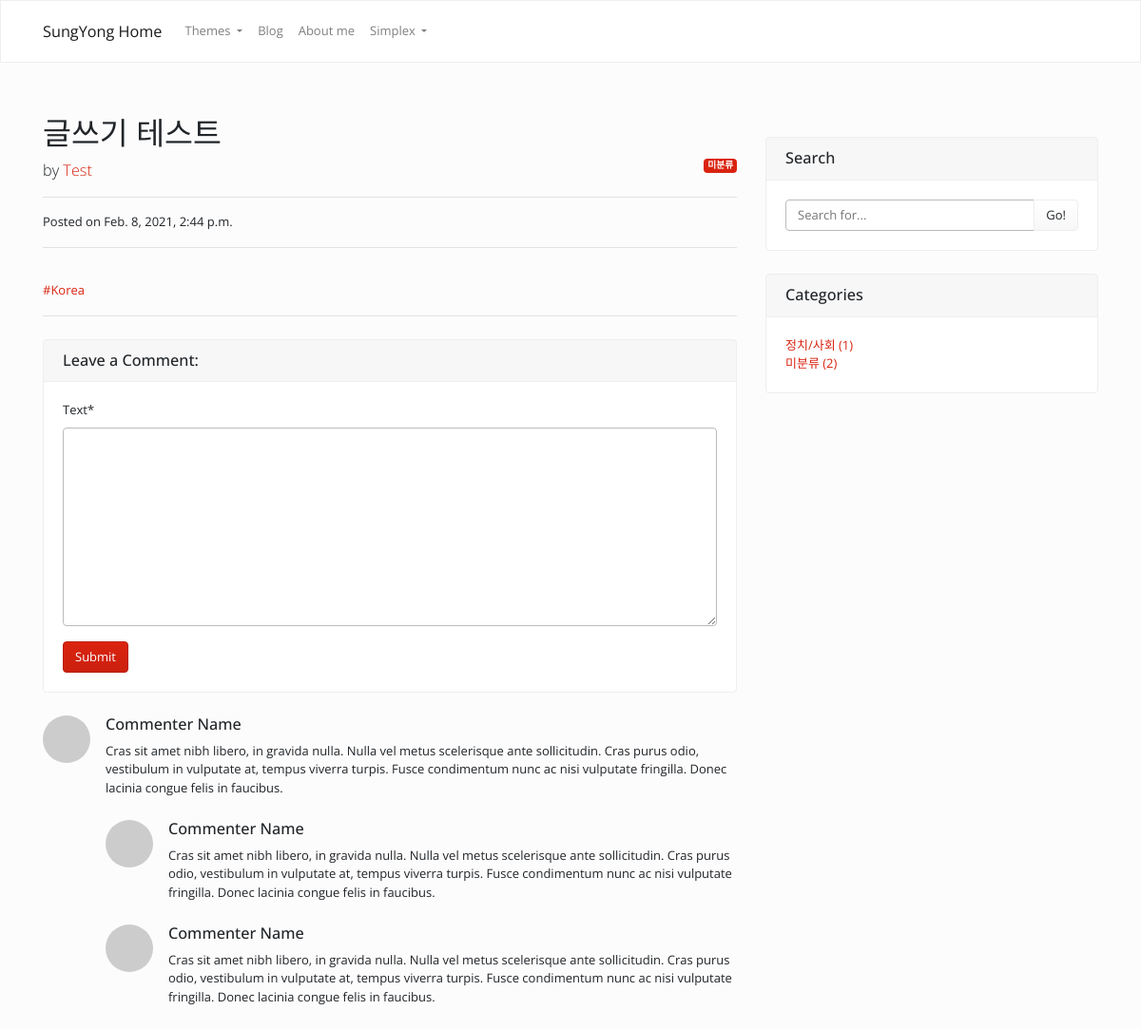
The page /blog/7/ on the database as committed earlier.
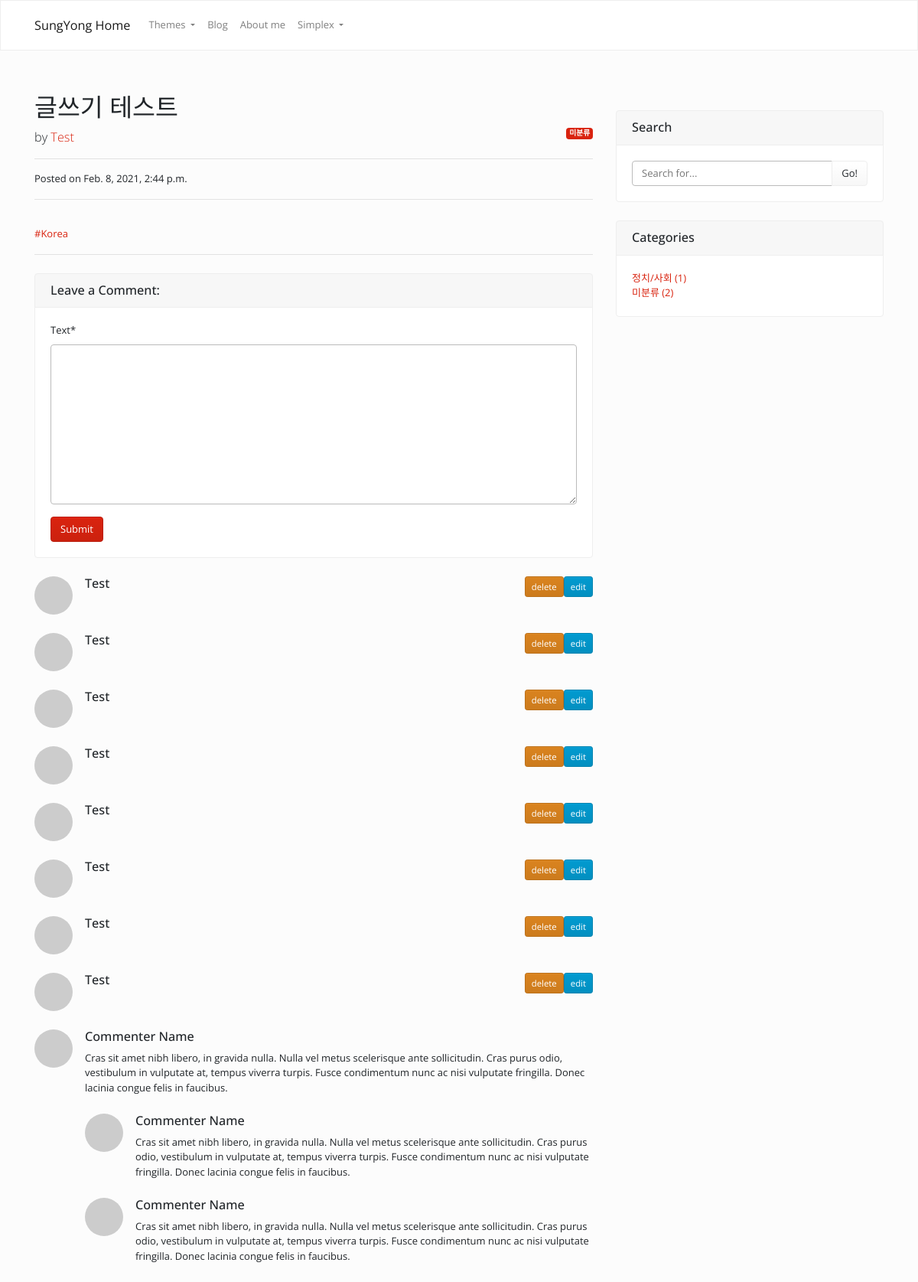
The same page on the database as committed later.
### blog/models.py (models this page shows, shortened)
class Tag(models.Model):
    name = models.CharField(max_length=40, unique=True)
    slug = models.SlugField(unique=True, allow_unicode=True)
    def __str__(self):
        return self.name
    def get_absolute_url(self):
        return '/blog/tag/{}/'.format(self.slug)

class Category(models.Model):
    name = models.CharField(max_length=25, unique=True)
    description = models.TextField(blank=True)
    slug = models.SlugField(unique=True, allow_unicode=True)
    def get_absolute_url(self):
        return '/blog/category/{}/'.format(self.slug)
    class Meta:
        verbose_name_plural = 'categories'

class Comment(models.Model):
    post = models.ForeignKey(Post, on_delete=models.CASCADE)
    text = MarkdownxField()
    author = models.ForeignKey(User, on_delete=models.CASCADE)
    def get_markdown_content(self):
        return markdown(self.text)

### blog/views.py (the view)
# urls.py: path('<int:pk>/', views.PostDetail.as_view()),
class PostDetail(DetailView):
    model = Post
    def get_context_data(self, *, object_list=None, **kwargs):
        context = super(PostDetail, self).get_context_data(**kwargs)
        context['category_list'] = Category.objects.all()
        context['posts_without_category'] = Post.objects.filter(category=None).count()
        context['comment_form'] = CommentForm()
        return context

### blog/forms.py
class CommentForm(forms.ModelForm):
    class Meta:
        model = Comment
        fields = ('text',)

### blog/models.py (called while the page is built)
    def get_absolute_url(self):
        return '/blog/{}/'.format(self.pk)

    def get_markdown_content(self):
        return markdown(self.content)

### blog/templates/blog/post_detail.html (shortened to what this page needs)
{% extends 'blog/base.html' %}
{% load crispy_forms_tags %}
{% block content %}
<h1>{{ object.title }}</h1>
{% if object.category %}
  <span class="badge badge-primary float-right">{{ object.category }}</span>
{% else %}
  <span class="badge badge-primary float-right">미분류</span>
{% endif %}
<p class="lead">
  by
  <a href="#">{{ object.author.username }}</a>
</p>
<hr>
<p>Posted on {{ object.created }}</p>
<hr>
<br/>
{% for tag in object.tags.all %}
    <a href="{{ tag.get_absolute_url }}">#{{tag}}</a>
{% endfor %}
<hr>
<div class="card my-4">
  <h5 class="card-header">Leave a Comment:</h5>
  <div class="card-body">
    <form method="post" action="{{ object.get_absolute_url }}new_comment/">{% csrf_token %}
      <div class="form-group">
        {{ comment_form | crispy }}
      </div>
      <button type="submit" class="btn btn-primary">Submit</button>
    </form>
  </div>
</div>
<div id="comment-list">
    {% for comment in object.comment_set.all %}
    <div class="media mb-4" id="comment-id-{{ comment.pk }}">
      <img class="d-flex mr-3 rounded-circle" src="http://placehold.it/50x50" alt="">
      <div class="media-body">
        <button class="btn btn-sm btn-info float-right">edit</button>
        <button class="btn btn-sm btn-warning float-right">delete</button>
        <h5 class="mt-0">{{ comment.author }} <small class="text-muted">{{ comment.created_at }}</small></h5>
      </div>
    </div>
    {% endfor %}
</div>
<div class="media mb-4">
  <img class="d-flex mr-3 rounded-circle" src="http://placehold.it/50x50" alt="">
  <div class="media-body">
    <h5 class="mt-0">Commenter Name</h5>
    Cras sit amet nibh libero, in gravida nulla. Nulla vel metus scelerisque ante sollicitudin. Cras purus odio, vestibulum in vulputate at, tempus viverra turpis. Fusce condimentum nunc ac nisi vulputate fringilla. Donec lacinia congue felis in faucibus.
    <div class="media mt-4">
      <img class="d-flex mr-3 rounded-circle" src="http://placehold.it/50x50" alt="">
      <div class="media-body">
        <h5 class="mt-0">Commenter Name</h5>
        Cras sit amet nibh libero, in gravida nulla. Nulla vel metus scelerisque ante sollicitudin. Cras purus odio, vestibulum in vulputate at, tempus viverra turpis. Fusce condimentum nunc ac nisi vulputate fringilla. Donec lacinia congue felis in faucibus.
      </div>
    </div>
    <div class="media mt-4">
      <img class="d-flex mr-3 rounded-circle" src="http://placehold.it/50x50" alt="">
      <div class="media-body">
        <h5 class="mt-0">Commenter Name</h5>
        Cras sit amet nibh libero, in gravida nulla. Nulla vel metus scelerisque ante sollicitudin. Cras purus odio, vestibulum in vulputate at, tempus viverra turpis. Fusce condimentum nunc ac nisi vulputate fringilla. Donec lacinia congue felis in faucibus.
      </div>
    </div>
  </div>
</div>
{% endblock %}

### blog/templates/blog/base.html (shortened to what this page needs)
<!DOCTYPE html>
{% load static %}
<html lang="ko">
<head>
    <link rel="stylesheet" href="{% static "blog/bootstrap/bootstrap.css" %}">
    <link rel="stylesheet" href="{% static "blog/_assets/css/custom.min.css" %}">
</head>
<body>
  <div class="navbar navbar-expand-lg fixed-top navbar-light bg-light" id="navbar">
     <div class="container">
       <a href="../" class="navbar-brand">SungYong Home</a>
       <div class="collapse navbar-collapse" id="navbarResponsive">
         <ul class="navbar-nav">
           <li class="nav-item dropdown">
             <a class="nav-link dropdown-toggle" data-toggle="dropdown" href="#" id="themes">Themes </a>
           </li>
           <li class="nav-item">
             <a class="nav-link" href="/blog/">Blog</a>
           </li>
           <li class="nav-item">
             <a class="nav-link" href="/about_me/">About me</a>
           </li>
           <li class="nav-item dropdown">
             <a class="nav-link dropdown-toggle" data-toggle="dropdown" href="#" id="download">Simplex </a>
           </li>
         </ul>
       </div>
     </div>
   </div>
<div class="container">
   <div class="row">
     <div class="col-md-8" id="main-div">
          {% block content %}
          {% endblock %}
     </div>
     <div class="col-md-4" id="side-div">
       <div class="card my-4">
         <h5 class="card-header">Search</h5>
         <div class="card-body">
           <div class="input-group">
             <input type="text" class="form-control" placeholder="Search for...">
             <span class="input-group-append">
               <button class="btn btn-secondary" type="button">Go!</button>
             </span>
           </div>
         </div>
       </div>
       <div class="card my-4" id="category-card">
         <h5 class="card-header">Categories</h5>
         <div class="card-body">
           <div class="row">
             <div class="col-lg-6">
               <ul class="list-unstyled mb-0">
                 {% for category in category_list %}
                 <li>
                   <a href="{{category.get_absolute_url}}">{{ category.name }} ({{ category.post_set.count }}) </a>
                 </li>
                 {% endfor %}
                 <li>
                   <a href="/blog/category/_none/">미분류 ({{ posts_without_category }})</a>
                 </li>
               </ul>
             </div>
           </div>
         </div>
       </div>
     </div>
   </div>
</div>
</body>
</html>

Rows that differ between the two databases and show on the page:
added Comment: author "Test"
added Comment: author "Test"
added Comment: author "Test"
added Comment: author "Test"
added Comment: author "Test"
added Comment: author "Test"
added Comment: author "Test"
added Comment: author "Test"
